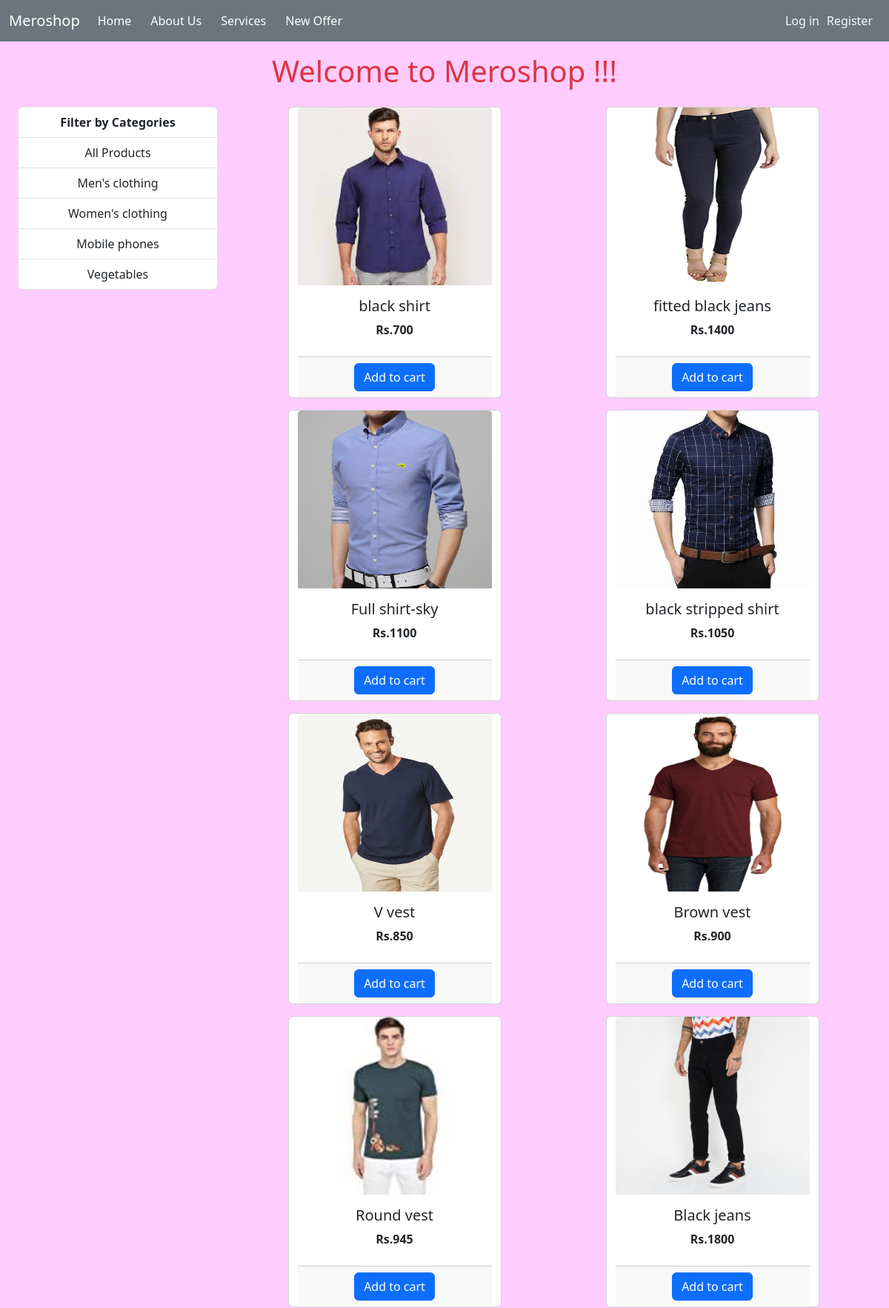
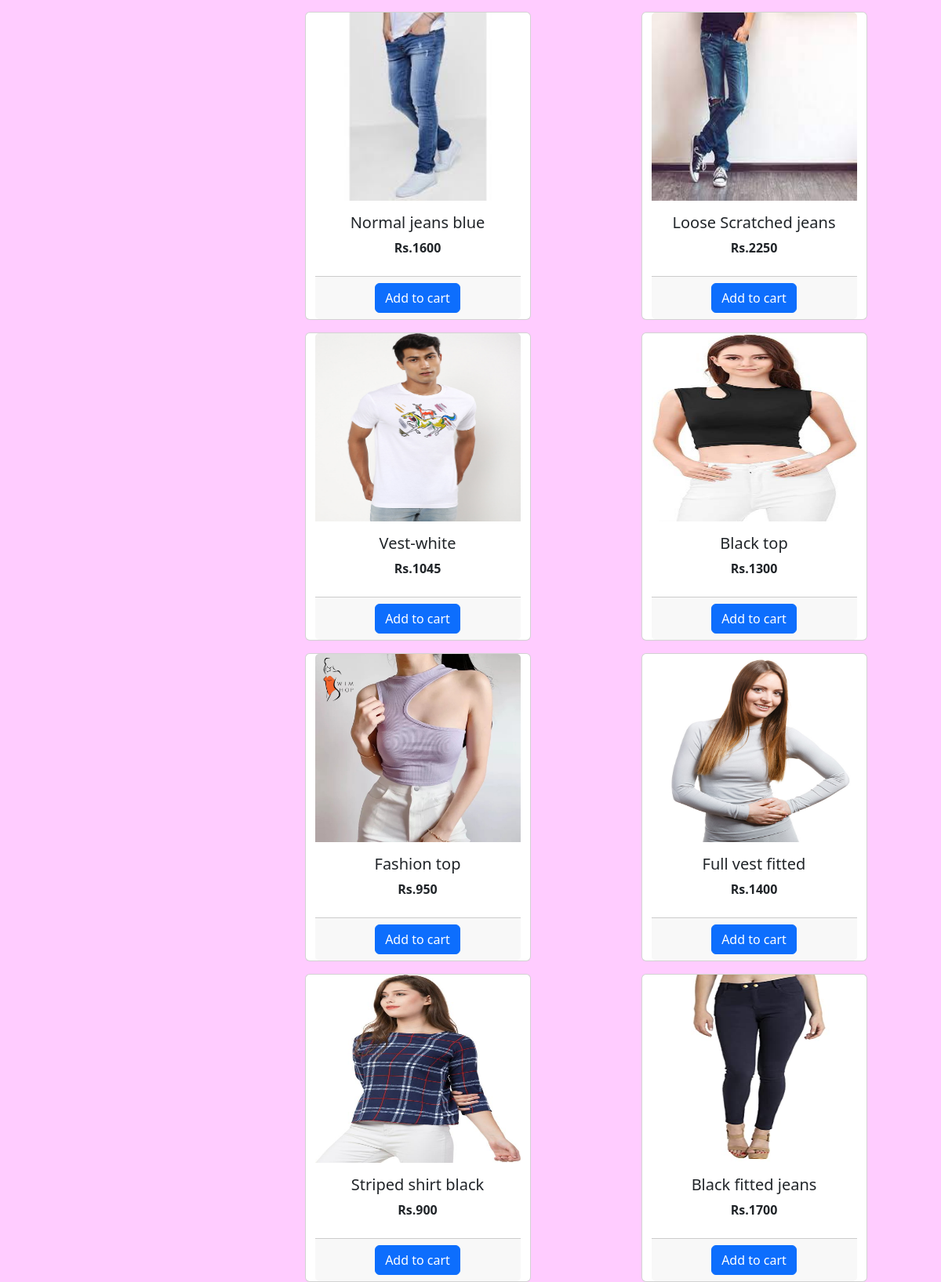
The page / (upper part) on the database its author committed (2 pictures, top to bottom).
### store/models/category.py (models this page shows, shortened)
class Category(models.Model):
    name = models.CharField(max_length=100)
    @staticmethod
    def collect_categories():
        return Category.objects.all()

### store/models/product.py (models this page shows, shortened)
class Product(models.Model):
    name = models.CharField(max_length=70)
    price = models.IntegerField(default=0)
    category = models.ForeignKey(Category, on_delete=models.CASCADE, default=1)
    description = models.CharField(max_length=200, default='', null=True, blank=True)
    image = models.ImageField(upload_to='product_image/')
    @staticmethod
    def get_all_products():
        return Product.objects.all()

### store/views.py (the view, shortened to what this page needs)
# urls.py: path('', Index.as_view(), name = 'indexpage'),
class Index(View):
    def get(self, request):
        cart = request.session.get('cart')
        if not cart:
            request.session['cart'] = {} # if nothing is in cart, assign empty dictionary. revomes variable doen't exist error
        products = None
        categories = Category.collect_categories()
        category_id = request.GET.get('category')
        if category_id:
            products = Product.get_all_products_by_categoris_id(category_id)
        else:
            products = Product.get_all_products()
        return render(request, 'index.html', {'products': products, 'categories':categories})

### store/templatetags/cart.py (called while the page is built)
@register.filter(name = 'is_in_cart')
def is_in_cart(product,cart):
    keys = cart.keys()
    for id in keys:
        if int(id) == product.id:
            return True
    return False

### store/templates/index.html (shortened to what this page needs)
{% extends 'base.html' %}
{% load cart %}
{% block content %}
<div class="container-fluid mt-3">
  <div class="row">
    <div class="col-lg-3">
      <div class="list-group mx-auto text-center">
        <a href="#" class="list-group-item list-group-item-action"><strong>Filter by Categories</strong></a>
        <a href="/" class="list-group-item list-group-item-action">All Products</a>
        {% for category in categories %}
        <a href="/?category= {{category.id}}" class="list-group-item list-group-item-action">{{category.name}}</a>
        {% endfor %}
      </div>
    </div>
    <div class="col-lg-9">
      <div class="row mx-auto" >
       {% for product in products %}
       <div class="card mx-auto mb-3" id="{{product.id}}" style="width: 18rem; display: block;">
       <img src="{{product.image.url}}" class="card-img-top" alt="...">
       <div class="card-body d-block">
       <h5 class="card-title text-center">{{product.name}}</h5>
       <p class="card-title text-center"><strong>Rs.{{product.price}}</strong></p>
      </div>
       <div class="row card-footer text-center mx-auto no-gutters">
        {% if product|is_in_cart:request.session.cart %}
        <div class="row btn-center">
          <form class="col-2"action="/#{{product.id}}" method="POST">
            {% csrf_token %}
            <input hidden type="text" name="product" value="{{product.id}}">
            <input hidden type="text" name="remove" value="True">
            <input type="submit" value="-" class="btn btn-block  btn-primary">
          </form>
          <div class="text-center col">{{ product|cart_quantity:request.session.cart }} in Cart</div>
              <form class="col-2"action="/#{{product.id}}" method="POST">
                {% csrf_token %}
                <input hidden type="text" name="product" value="{{product.id}}">
                <input type="submit" value="+" class="btn btn-block  btn-primary">
              </form>
          </div>
          {% else %}
        <form action="/#{{product.id}}" method="POST">
          <input type="submit" class="btn btn-primary" value="Add to cart">
        </form>
         {% endif %}
       </div>
       </div>
       {% endfor %}
      </div>
    </div>
  </div>
  </div>
{% endblock %}

### store/static/css/style.css (style rules this page uses)
body { background-color: #ffccff; }
.card-img-top { width: 100%; height: 20vw; }

### rows shown on the page
Category: name "Men's clothing"
Category: name "Women's clothing"
Category: name "Mobile phones"
Category: name "Vegetables"
Product: {{ product.id }} 1 (drawn), image (picture), name "black shirt", price "700"
Product: image (picture), name "fitted black jeans", price "1400"
Product: image (picture), name "Full shirt-sky", price "1100"
Product: image (picture), name "black stripped shirt", price "1050"
Product: image (picture), name "V vest", price "850"
Product: image (picture), name "Brown vest", price "900"
Product: image (picture), name "Round vest", price "945"
Product: image (picture), name "Black jeans", price "1800"
Product: image (picture), name "Normal jeans blue", price "1600"
Product: image (picture), name "Loose Scratched jeans", price "2250"
Product: image (picture), name "Vest-white", price "1045"
Product: image (picture), name "Black top", price "1300"
Product: image (picture), name "Fashion top", price "950"
Product: image (picture), name "Full vest fitted", price "1400"
Product: image (picture), name "Striped shirt black", price "900"
Product: image (picture), name "Black fitted jeans", price "1700"
